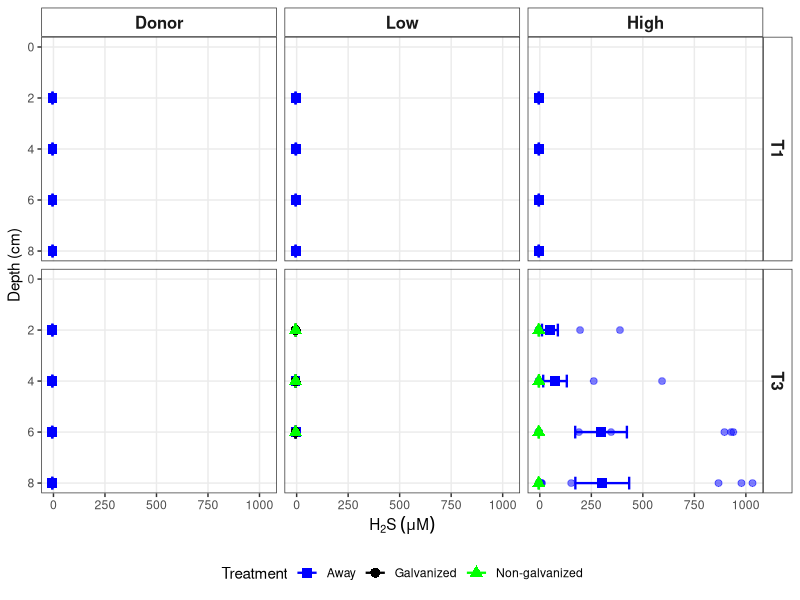
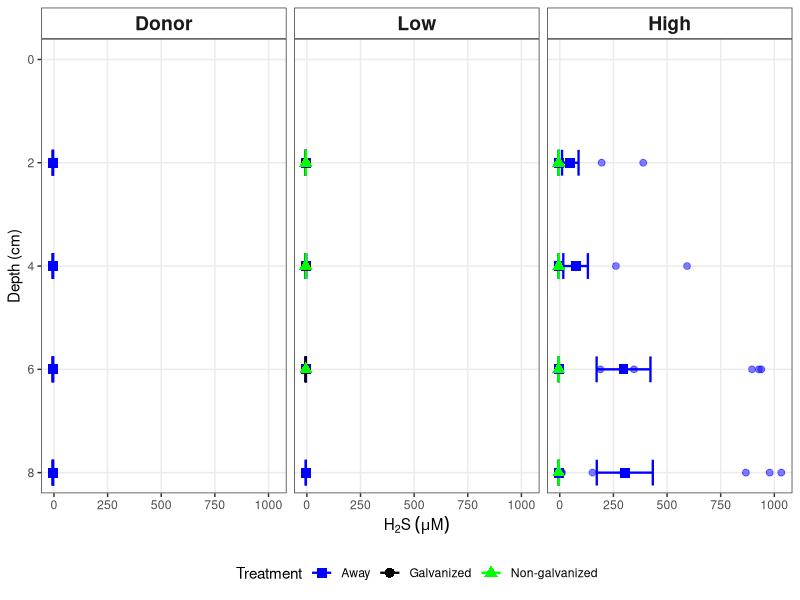
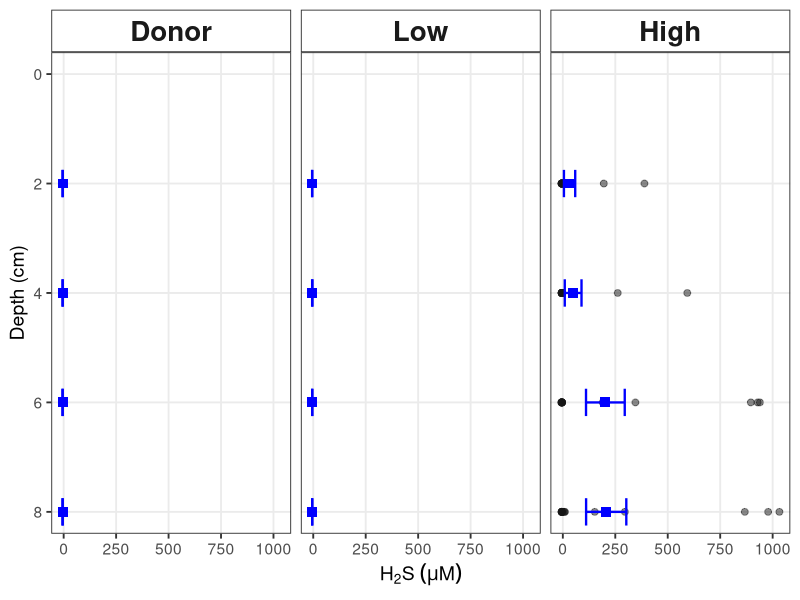
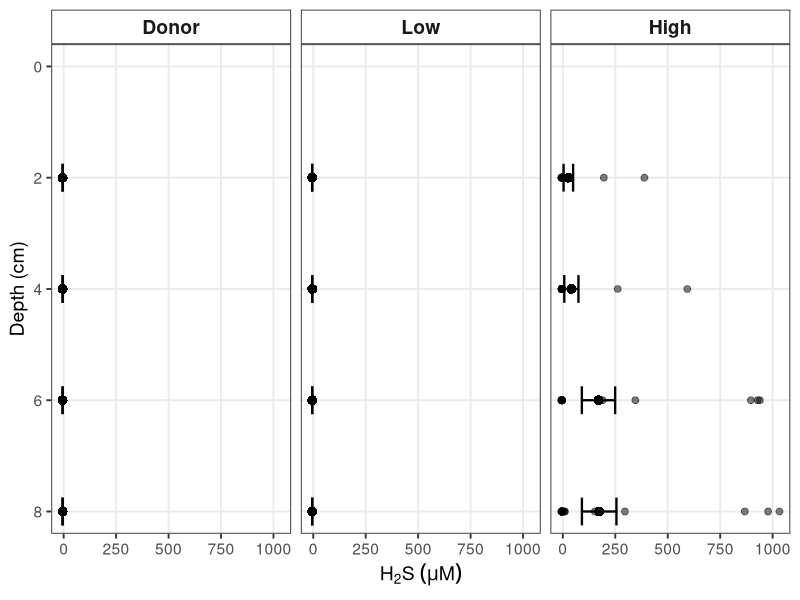

These figures' R source, in order:
# Load required libraries
library(ggplot2)
library(tidyverse)

# load data
data<- read.csv("raw_data/sulfide.csv")

# clean data
## First, standardize NG/ng to be consistent
data <- data %>%
  mutate(type = case_when(
    type %in% c("ng", "NG") ~ "ng",
    TRUE ~ type)) 

##create a column that has core_id 
###(we have core number but these were reused across sites and time points, so to get number of cores we need unique core ids, here we use site and time point with core number to make unique core id)
data <- data %>%
  mutate(unique_core_id = paste(site, time_point, core, sep = "_")) %>%
  mutate(site = factor(site, 
                       levels = c("donor", "low", "high"),
                       labels = c("Donor", "Low", "High")))

## Create averaged data with standard error for each depth, type, site, and time point
data_avg <- data %>%
  group_by(site, type, depth_cm, time_point) %>%
  summarise(
    h2s_avg = mean(h2s, na.rm = TRUE),
    h2s_se = sd(h2s, na.rm = TRUE) / sqrt(n()),
    .groups = "drop")

#look at data
##Count cores for each combination
core_counts <- data %>%
  group_by(site, type, depth_cm, time_point) %>%
  summarise(n_cores = n_distinct(unique_core_id),
            .groups = 'drop')%>%
  pivot_wider(names_from = c(time_point, type), 
              values_from = n_cores)
core_counts
###**only have one low away T3 core, should have 3! need to look into this**


#Plots

##separated by time, site and treatment
ggplot() +
  # All individual data points (colored by type)
  geom_point(data = data, 
             aes(x = h2s, y = depth_cm, color = type), 
             size = 2, alpha = 0.5) +
  # Error bars for averages
  geom_errorbarh(data = data_avg, 
                 aes(xmin = h2s_avg - h2s_se, 
                     xmax = h2s_avg + h2s_se, 
                     y = depth_cm, 
                     color = type),
                 height = 0.5, 
                 linewidth = 0.8) +
  # Average points (shaped by type)
  geom_point(data = data_avg, 
             aes(x = h2s_avg, y = depth_cm, shape = type, color = type), 
             size = 3) +
  #add core counts
  #geom_text(data = core_counts, 
           # aes(x = depth_cm, y = Inf, label = paste0("n=", n_cores)),
           # vjust = 1.5, size = 3, color = "black") +
  facet_grid(time_point ~ site) +
  scale_y_reverse() +
  coord_cartesian(ylim = c(max(data$depth_cm, na.rm = TRUE), 0)) +
  scale_color_manual(
    values = c("g" = "black", "ng" = "green", "away" = "blue"),
    labels = c("g" = "Galvanized", "ng" = "Non-galvanized", "away" = "Away")) +
  scale_shape_manual(
    values = c("g" = 16, "ng" = 17, "away" = 15),
    labels = c("g" = "Galvanized", "ng" = "Non-galvanized", "away" = "Away")) +
  labs(x = expression(H[2]*S~(mu*M)), 
       y = "Depth (cm)", 
       color = "Treatment", 
       shape = "Treatment") +
  theme_bw() +
  theme(
    panel.grid.minor = element_blank(),
    legend.position = "bottom",
    strip.background = element_rect(fill = "white"),
    strip.text = element_text(face = "bold", size = 12))

##Plot for only T3
### Filter for T3 only
dataT3 <- data %>%
  filter(time_point == "T3")  # Filter for T3 only

# Create the plot
ggplot() +
  # All individual data points (colored by type)
  geom_point(data = dataT3, 
             aes(x = h2s, y = depth_cm, color = type), 
             size = 2, alpha = 0.5) +
  # Error bars for averages
  geom_errorbarh(data = data_avg, 
                 aes(xmin = h2s_avg - h2s_se, 
                     xmax = h2s_avg + h2s_se, 
                     y = depth_cm, 
                     color = type),
                 height = 0.5, 
                 linewidth = 0.8) +
  # Average points (shaped by type)
  geom_point(data = data_avg, 
             aes(x = h2s_avg, y = depth_cm, shape = type, color = type), 
             size = 3) +
  facet_wrap(~ site, ncol = 3) +
  theme_bw(base_size = 14) +
  scale_y_reverse() +
  coord_cartesian(ylim = c(max(data$depth_cm, na.rm = TRUE), 0)) +
  scale_color_manual(
    values = c("g" = "black", "ng" = "green", "away" = "blue"),
    labels = c("g" = "Galvanized", "ng" = "Non-galvanized", "away" = "Away")) +
  scale_shape_manual(
    values = c("g" = 16, "ng" = 17, "away" = 15),
    labels = c("g" = "Galvanized", "ng" = "Non-galvanized", "away" = "Away")) +
  labs(x = expression(H[2]*S~(mu*M)), 
       y = "Depth (cm)", 
       color = "Treatment", 
       shape = "Treatment") +
  theme_bw() +
  theme(
    panel.grid.minor = element_blank(),
    legend.position = "bottom",
    strip.background = element_rect(fill = "white"),
    strip.text = element_text(face = "bold", size = 14))

##Plot only away at T3
dataaway <- data %>%
  filter(type == "away")

### Calculate averages for away data only
dataaway_avg <- dataaway %>%
  group_by(site, depth_cm) %>%
  summarise(
    h2s_avg = mean(h2s, na.rm = TRUE),
    h2s_se = sd(h2s, na.rm = TRUE) / sqrt(n()),
    .groups = "drop")

### Create the plot
ggplot() +
  # Individual away data points
  geom_point(data = dataaway, 
             aes(x = h2s, y = depth_cm), 
             color = "grey9",
             size = 2, alpha = 0.5) +
  # Error bars for averages
  geom_errorbarh(data = dataaway_avg, 
                 aes(xmin = h2s_avg - h2s_se, 
                     xmax = h2s_avg + h2s_se, 
                     y = depth_cm),
                 color = "blue",
                 height = 0.5, 
                 linewidth = 0.8) +
  # Average points
  geom_point(data = dataaway_avg, 
             aes(x = h2s_avg, y = depth_cm), 
             color = "blue",
             shape = 15,
             size = 3) +
  facet_wrap(~ site, ncol = 3) +
  scale_y_reverse() +
  coord_cartesian(ylim = c(max(dataaway$depth_cm, na.rm = TRUE), 0)) +
  labs(x = expression(H[2]*S~(mu*M)), 
       y = "Depth (cm)") +
  theme_bw() +
  theme_bw(base_size = 14) +
  theme(
    panel.grid.minor = element_blank(),
    strip.background = element_rect(fill = "white"),
    strip.text = element_text(face = "bold", size = 20))


# Plot all together, ignoring treatment - **DOnt use this one** just looking
##this is because g was more like away and with sampling errors gives better picture (a little janky so not sure about this)
data_combined <- data %>%
  mutate(type_combined = "all")

# Calculate averages across all treatments
data_combined_avg <- data_combined %>%
  group_by(site, depth_cm) %>%
  summarise(
    h2s_avg = mean(h2s, na.rm = TRUE),
    h2s_se = sd(h2s, na.rm = TRUE) / sqrt(n()),
    .groups = "drop")

# Create the plot
ggplot() +
  # All individual data points
  geom_point(data = data_combined, 
             aes(x = h2s, y = depth_cm), 
             color = "black",
             size = 2, alpha = 0.5) +
  # Error bars for averages
  geom_errorbarh(data = data_combined_avg, 
                 aes(xmin = h2s_avg - h2s_se, 
                     xmax = h2s_avg + h2s_se, 
                     y = depth_cm),
                 color = "black",
                 height = 0.5, 
                 linewidth = 0.8) +
  # Average points
  geom_point(data = data_combined_avg, 
             aes(x = h2s_avg, y = depth_cm), 
             color = "black",
             shape = 16,
             size = 3) +
  facet_wrap(~ site, ncol = 3) +
  scale_y_reverse() +
  coord_cartesian(ylim = c(max(data$depth_cm, na.rm = TRUE), 0)) +
  labs(x = expression(H[2]*S~(mu*M)), 
       y = "Depth (cm)") +
  theme_bw(base_size = 14) +
  theme(
    panel.grid.minor = element_blank(),
    strip.background = element_rect(fill = "white"),
    strip.text = element_text(face = "bold", size = 14))


